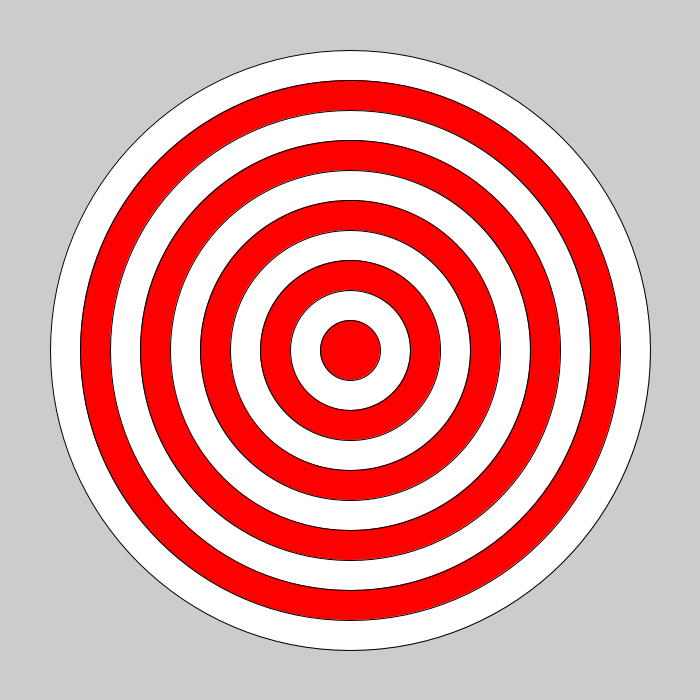
Frame 1 (no input)
Frame 60 (the mouse pressed at the canvas centre just before this capture): identical to frame 1, image omitted
Frame 120 (the mouse held since frame 60 and released just before this capture): identical to frame 1, image omitted

The Processing sketch that drew this single still picture (run headless with seeded random() and noise(); from frame 60 on, the mouse is pressed at the canvas centre):

// Processing sketch: bullseye
// ── bullseye.pde
void setup(){
  int count=10; 
  noFill();
  size(700,700);
  for(int i =0;i<600; i+=60){
      if(count%2==0){
    fill(#FFFFFF);
}
else if(count%2==1){
  fill(#FF0000);
}
   ellipse(350, 350, 600-i, 600-i);
   count-=1;
   print(count);
  }
}
void draw(){
  
}
